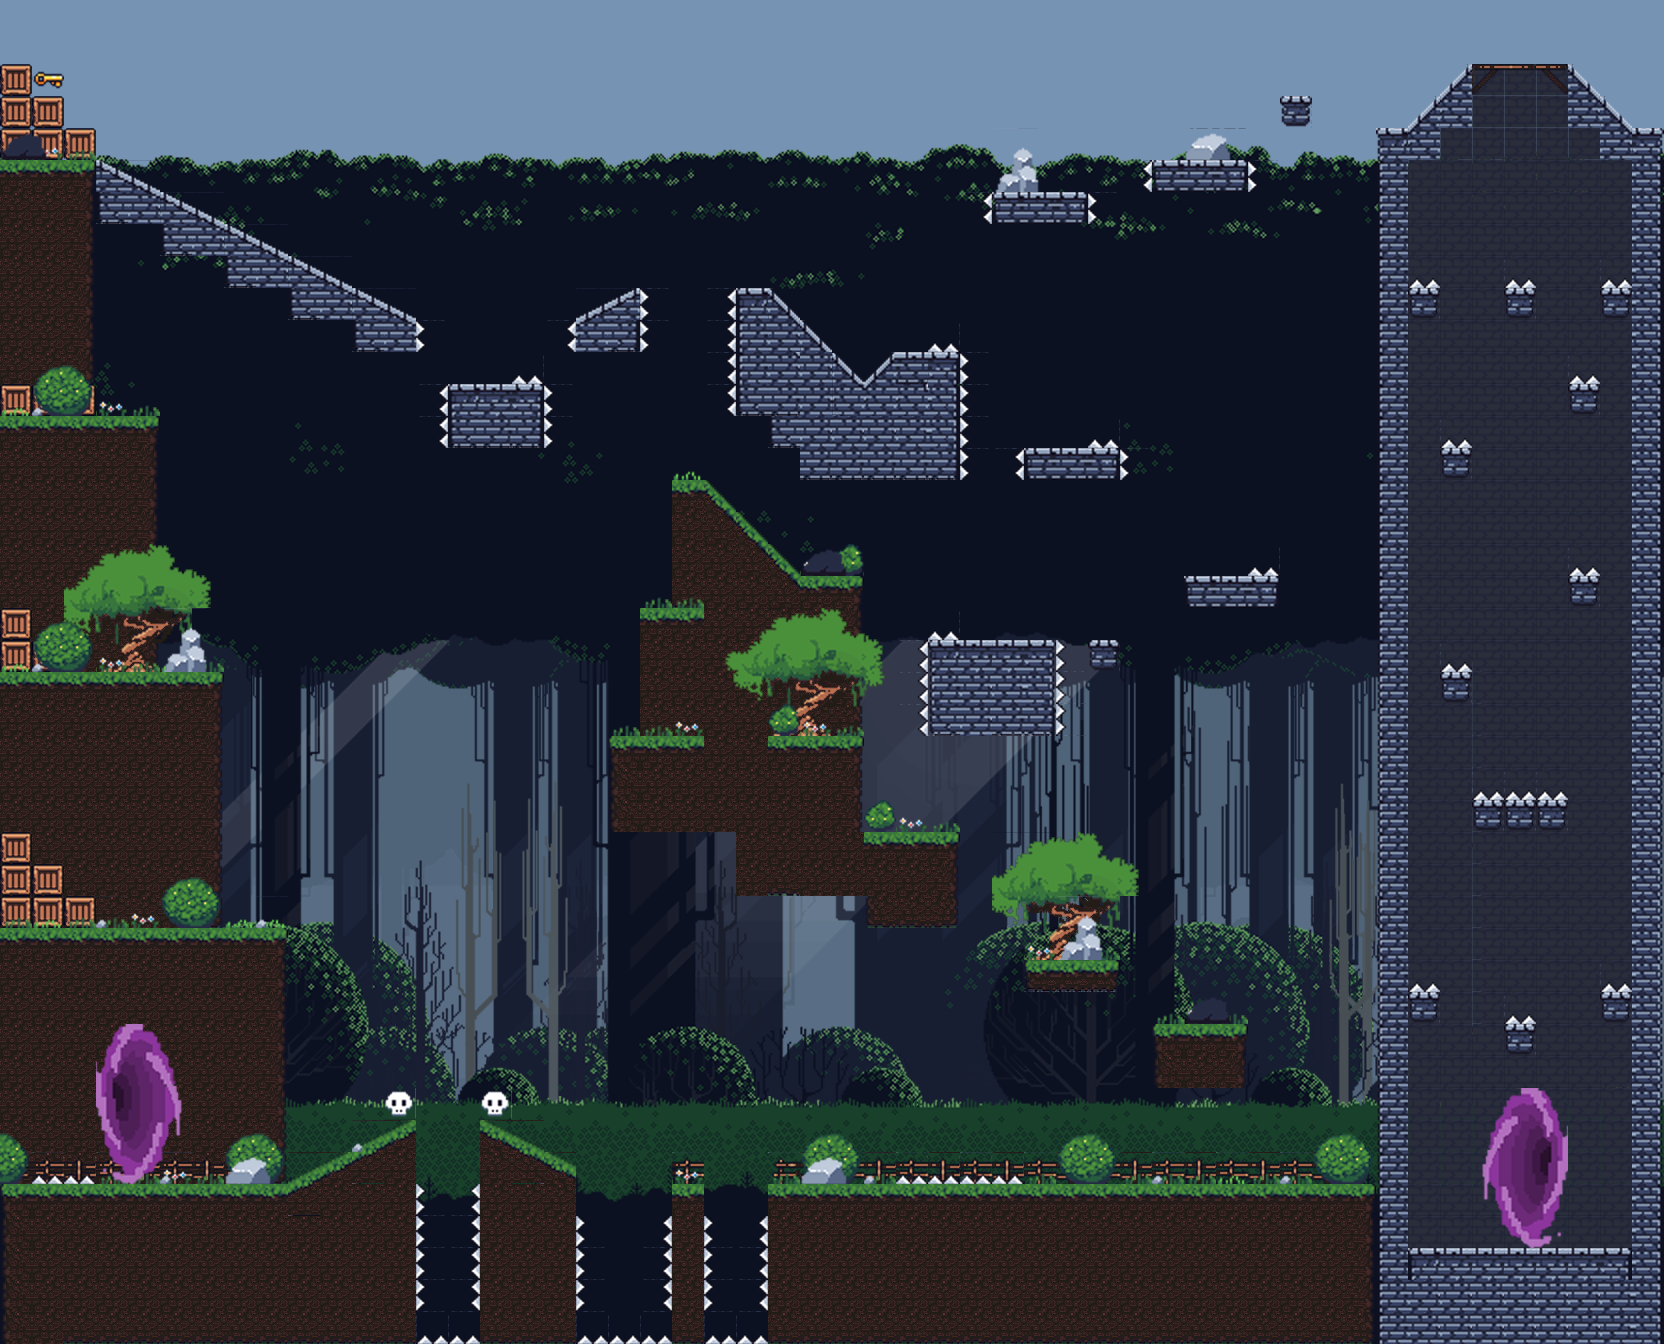

The image is a tile-based game level rendered from a .tmx file. Its description and source (layers, tilesets, objects; grid data summarised) follow:
An orthogonal 52x42 tile map with 32x32 px tiles, 19 tile layers (Back1, Tile Layer 11, Tile Layer 12, Tile Layer 13, ...), 10 tilesets and 89 objects (43x 1, 42x 2, 4, 3, 5, ...).

<map version="1.2" tiledversion="1.2.4" orientation="orthogonal" renderorder="right-down" width="52" height="42" tilewidth="32" tileheight="32" infinite="0" nextlayerid="29" nextobjectid="97">
  <properties>
    <property name="BackgroundMusic" value="GrasslandsTheme.ogg" />
  </properties>
  <tileset firstgid="1" name="Layer_0010_1" tilewidth="32" tileheight="32" tilecount="2484" columns="54">
  <image source="Layer_0010_1.png" width="1736" height="1483" />
 </tileset>
 <tileset firstgid="2485" name="Layer_0009_2" tilewidth="32" tileheight="32" tilecount="2484" columns="54">
  <image source="Layer_0009_2.png" width="1736" height="1483" />
 </tileset>
 <tileset firstgid="4969" name="Layer_0006_4" tilewidth="32" tileheight="32" tilecount="2484" columns="54">
  <image source="Layer_0005_5.png" width="1736" height="1483" />
 </tileset>
 <tileset firstgid="7453" name="Layer_0004_Lights" tilewidth="32" tileheight="32" tilecount="2484" columns="54">
  <image source="Layer_0004_Lights.png" width="1736" height="1483" />
 </tileset>
 <tileset firstgid="9937" name="Layer_0003_6" tilewidth="32" tileheight="32" tilecount="2484" columns="54">
  <image source="Layer_0003_6.png" width="1736" height="1483" />
 </tileset>
 <tileset firstgid="12421" name="Layer_0002_7" tilewidth="32" tileheight="32" tilecount="2484" columns="54">
  <image source="Layer_0002_7.png" width="1736" height="1483" />
 </tileset>
 <tileset firstgid="14905" name="Layer_0001_8" tilewidth="32" tileheight="32" tilecount="2484" columns="54">
  <image source="Layer_0001_8.png" width="1736" height="1483" />
 </tileset>
 <tileset firstgid="17389" name="Layer_0000_9" tilewidth="32" tileheight="32" tilecount="2484" columns="54">
  <image source="Layer_0000_9.png" width="1736" height="1483" />
 </tileset>
 <tileset firstgid="19873" name="dirt+brick_v3" tilewidth="32" tileheight="32" tilecount="320" columns="20">
  <image source="dirt+brick_v3.png" width="656" height="514" />
  <terraintypes>
   <terrain name="New Terrain" tile="24" />
  </terraintypes>
  <tile id="0" terrain="0,0,0,0" />
  <tile id="1" terrain="0,0,0,0" />
  <tile id="4" terrain="0,0,0,0" />
  <tile id="5" terrain="0,0,0,0" />
  <tile id="20" terrain="0,0,0,0" />
  <tile id="21" terrain="0,0,0,0" />
  <tile id="24" terrain="0,0,0,0" />
  <tile id="25" terrain="0,0,0,0" />
 </tileset>
 <tileset firstgid="20193" name="Vortex Portal" tilewidth="32" tileheight="32" tilecount="100" columns="10">
  <image source="Vortex Portal.png" width="345" height="345" />
 </tileset>
 <layer id="1" name="Back1" width="52" height="42">
  <data>[2184 cells, 2184 non-empty, 1 distinct tile ids]</data>
 </layer>
 <layer id="11" name="Tile Layer 11" width="52" height="42">
  <data>[2184 cells, 1612 non-empty, 1248 distinct tile ids]</data>
 </layer>
 <layer id="12" name="Tile Layer 12" width="52" height="42">
  <data>[2184 cells, 850 non-empty, 850 distinct tile ids]</data>
 </layer>
 <layer id="13" name="Tile Layer 13" width="52" height="42">
  <data>[2184 cells, 884 non-empty, 884 distinct tile ids]</data>
 </layer>
 <layer id="14" name="Tile Layer 14" width="52" height="42">
  <data>[2184 cells, 782 non-empty, 782 distinct tile ids]</data>
 </layer>
 <layer id="2" name="Back2" width="52" height="42" offsetx="8" offsety="-88">
  <data>[2184 cells, 2184 non-empty, 2184 distinct tile ids]</data>
 </layer>
 <layer id="18" name="Tile Layer 18" width="52" height="42">
  <data>[2184 cells, 884 non-empty, 884 distinct tile ids]</data>
 </layer>
 <layer id="17" name="Tile Layer 17" width="52" height="42">
  <data>[2184 cells, 884 non-empty, 884 distinct tile ids]</data>
 </layer>
 <layer id="15" name="Tile Layer 15" width="52" height="42">
  <data>[2184 cells, 208 non-empty, 208 distinct tile ids]</data>
 </layer>
 <layer id="16" name="Tile Layer 16" width="52" height="42">
  <data>[2184 cells, 364 non-empty, 260 distinct tile ids]</data>
 </layer>
 <layer id="3" name="Ground" width="52" height="42">
  <data>[2184 cells, 737 non-empty, 20 distinct tile ids]</data>
 </layer>
 <layer id="4" name="Plat Desact" width="52" height="42">
  <data>[2184 cells, 3 non-empty, 3 distinct tile ids]</data>
 </layer>
 <layer id="5" name="Plat" width="52" height="42">
  <data>[2184 cells, 192 non-empty, 39 distinct tile ids]</data>
 </layer>
 <layer id="21" name="Activable" width="52" height="42">
  <data>[2184 cells, 1 non-empty, 1 distinct tile ids]</data>
 </layer>
 <layer id="6" name="Decoration" width="52" height="42">
  <data>[2184 cells, 105 non-empty, 27 distinct tile ids]</data>
 </layer>
 <layer id="7" name="Decoration 2" width="52" height="42">
  <data>[2184 cells, 82 non-empty, 8 distinct tile ids]</data>
 </layer>
 <layer id="10" name="Decoration 3" width="52" height="42">
  <data>[2184 cells, 34 non-empty, 9 distinct tile ids]</data>
 </layer>
 <layer id="8" name="Ladders" width="52" height="42">
  <data>[2184 cells, 0 non-empty, 0 distinct tile ids]</data>
 </layer>
 <layer id="9" name="Dead" width="52" height="42">
  <data>[2184 cells, 109 non-empty, 16 distinct tile ids]</data>
 </layer>
 <objectgroup id="28" name="Walls">
  <object id="1" type="1" x="930.167" y="641" width="124" height="92.5" />
  <object id="2" type="1" x="1091.17" y="640.5" width="29.5" height="27.5" />
  <object id="3" type="1" x="1184.67" y="575.5" width="97" height="33.5" />
  <object id="4" type="1" x="1026.17" y="448.5" width="93" height="33" />
  <object id="5" type="1" x="1442.67" y="449" width="30" height="28.5" />
  <object id="6" type="1" x="1571.17" y="385.5" width="29.5" height="27.5" />
  <object id="7" type="1" x="1570.67" y="576.5" width="29.5" height="31" />
  <object id="8" type="1" x="1442.17" y="672.5" width="30.5" height="29" />
  <object id="9" type="1" x="1474.17" y="799.5" width="94" height="29" />
  <object id="10" type="1" x="1410.67" y="289" width="30" height="28.5" />
  <object id="11" type="1" x="1505.67" y="287.5" width="31.5" height="31.5" />
  <object id="12" type="1" x="1603.17" y="288.5" width="29" height="29" />
  <object id="13" type="1" x="1410.17" y="992" width="30" height="29" />
  <object id="14" type="1" x="1507.17" y="1025" width="29" height="29" />
  <object id="15" type="1" x="1602.17" y="993" width="29" height="28.5" />
  <object id="16" type="1" x="449.167" y="383.5" width="94" height="65" />
  <object id="17" type="1" x="995.167" y="192" width="91.5" height="30.5" />
  <object id="18" type="1" x="1153.67" y="159" width="93.5" height="33" />
  <object id="19" type="1" x="1281.17" y="95.5" width="31.5" height="31.5" />
  <object id="20" type="1" x="1.16667" y="-1.33333" width="34.6667" height="1217.33" />
  <object id="21" type="1" x="37.1667" y="10.6667">
   <polygon points="0,0 1625.33,4 1624,-29.3333 -1.33333,-30.6667" />
  </object>
  <object id="22" type="1" x="1381.17" y="131">
   <polygon points="0,0 25,0 89,-64 89,-3 60,-2 60,29 29,29 29,1150 0,1149" />
  </object>
  </objectgroup>
 <objectgroup id="23" name="Dead">
  <!-- 42 objects omitted --></objectgroup>
 <objectgroup id="24" name="Collect">
  <!-- 1 objects omitted --></objectgroup>
 <objectgroup id="25" name="Desactivable">
  <!-- 1 objects omitted --></objectgroup>
 <objectgroup id="26" name="Ladders" />
 <objectgroup id="27" name="Respawn">
  <!-- 1 objects omitted --></objectgroup>
 <objectgroup id="22" name="Finish">
  <!-- 1 objects omitted --></objectgroup>
</map>
<!-- 67 of 89 objects omitted -->
